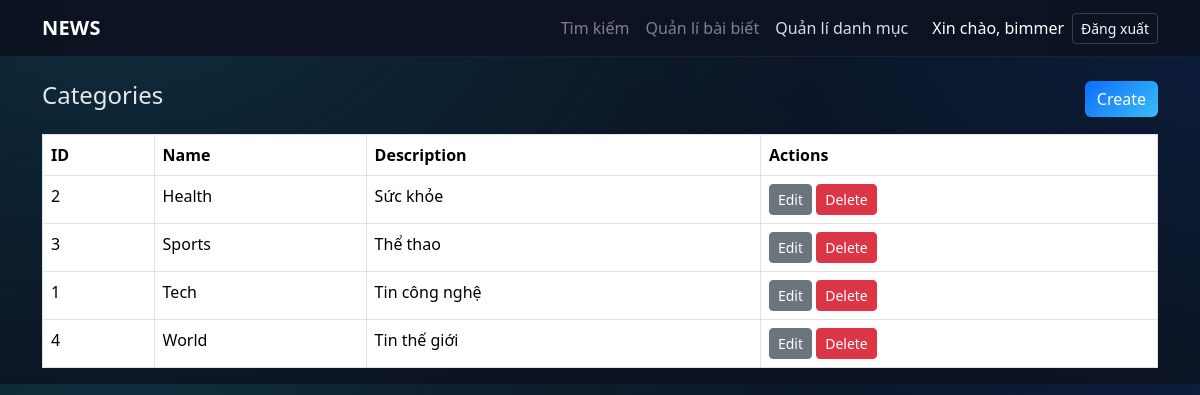
/news_web/public/admin/categories (signed in), run on the app's committed database.
### tables this page shows
CREATE TABLE `categories` (
  `category_id` int(11) NOT NULL,
  `category_name` varchar(100) NOT NULL,
  `description` text DEFAULT NULL
);

### app/Config/config.php (called while the page is built)
<?php
return [
    'db' => [
        'host' => '127.0.0.1',
        'port' => 3306,
        'name' => 'news_portal',
        'user' => 'root',
        'pass' => '',
        'charset' => 'utf8mb4',
    ],
    'app' => [
        'base_url' => '/news_web/public',
        'debug' => true,
    ],
];

### app/Core/Controller.php (called while the page is built, shortened)
<?php
class Controller
{
    protected function view(string $template, array $data = []): void
    {
        extract($data);
        $baseUrl = (require __DIR__ . '/../Config/config.php')['app']['base_url'];
        include __DIR__ . '/../Views/layout/header.php';
        include __DIR__ . '/../Views/' . $template . '.php';
        include __DIR__ . '/../Views/layout/footer.php';
    }
}

### app/Controllers/AdminController.php (called while the page is built, shortened)
<?php
class AdminController extends Controller
{
    public function listCategories(): void
    {
        $rows = (new CategoryModel())->listAll();
        $this->view('admin/categories/index', ['rows' => $rows]);
    }
}

### public/index.php (called while the page is built, shortened)
<?php
require_once __DIR__ . '/../app/Core/Router.php';
require_once __DIR__ . '/../app/Core/Controller.php';
require_once __DIR__ . '/../app/Core/Database.php';
require_once __DIR__ . '/../app/Queries/CategoryQueries.php';
require_once __DIR__ . '/../app/Models/BaseModel.php';
require_once __DIR__ . '/../app/Models/CategoryModel.php';
require_once __DIR__ . '/../app/Controllers/AdminController.php';
$router = new Router();
$router->get('/', [App\Controllers\HomeController::class, 'index']);
$router->get('/article/(\\d+)', [App\Controllers\ArticleController::class, 'show']);
$router->get('/category/(\\d+)', [App\Controllers\ArticleController::class, 'category']);
$router->get('/search', [App\Controllers\SearchController::class, 'index']);
$router->get('/user/(\\d+)', [App\Controllers\ProfileController::class, 'show']);
$router->get('/auth/login', [App\Controllers\AuthController::class, 'login']);
$router->post('/auth/login', [App\Controllers\AuthController::class, 'handleLogin']);
$router->get('/auth/register', [App\Controllers\AuthController::class, 'register']);
$router->post('/auth/register', [App\Controllers\AuthController::class, 'handleRegister']);
$router->post('/auth/logout', [App\Controllers\AuthController::class, 'logout']);
$router->get('/admin/categories', [App\Controllers\AdminController::class, 'listCategories']);
$router->get('/admin/categories/create', [App\Controllers\AdminController::class, 'createCategory']);
$router->post('/admin/categories/store', [App\Controllers\AdminController::class, 'storeCategory']);
$router->get('/admin/categories/(\\d+)/edit', [App\Controllers\AdminController::class, 'editCategory']);
$router->post('/admin/categories/(\\d+)/update', [App\Controllers\AdminController::class, 'updateCategory']);
$router->post('/admin/categories/(\\d+)/delete', [App\Controllers\AdminController::class, 'deleteCategory']);
$router->get('/admin/articles', [App\Controllers\AdminController::class, 'listArticles']);
$router->get('/admin/articles/create', [App\Controllers\AdminController::class, 'createArticle']);
$router->post('/admin/articles/store', [App\Controllers\AdminController::class, 'storeArticle']);
$router->get('/admin/articles/(\\d+)/edit', [App\Controllers\AdminController::class, 'editArticle']);
$router->post('/admin/articles/(\\d+)/update', [App\Controllers\AdminController::class, 'updateArticle']);
$router->post('/admin/articles/(\\d+)/delete', [App\Controllers\AdminController::class, 'deleteArticle']);
$router->post('/admin/articles/(\\d+)/publish', [App\Controllers\AdminController::class, 'publishArticle']);
$router->get('/api/articles', [App\Controllers\ApiController::class, 'articles']);
$router->get('/api/article/(\\d+)', [App\Controllers\ApiController::class, 'article']);
$router->get('/api/comments', [App\Controllers\ApiController::class, 'comments']);
$router->post('/api/comments', [App\Controllers\ApiController::class, 'createComment']);
$router->post('/api/toggle-like', [App\Controllers\ApiController::class, 'toggleLike']);
$router->dispatch($_SERVER['REQUEST_METHOD'], $_SERVER['REQUEST_URI']);

### app/Core/Database.php (called while the page is built, shortened)
<?php
class Database
{
    private static ?\PDO $pdo = null;
    public static function getConnection(): \PDO
    {
        if (self::$pdo === null) {
            $config = require __DIR__ . '/../Config/config.php';
            $db = $config['db'];
            $dsn = 'mysql:host=' . $db['host'] . ';port=' . $db['port'] . ';dbname=' . $db['name'] . ';charset=' . $db['charset'];
            $options = [
                \PDO::ATTR_ERRMODE => \PDO::ERRMODE_EXCEPTION,
                \PDO::ATTR_DEFAULT_FETCH_MODE => \PDO::FETCH_ASSOC,
                \PDO::ATTR_EMULATE_PREPARES => false,
            ];
            self::$pdo = new \PDO($dsn, $db['user'], $db['pass'], $options);
        }
        return self::$pdo;
    }
}

### app/Queries/CategoryQueries.php (called while the page is built, shortened)
<?php
class CategoryQueries
{
    public static function listAll(): string
    {
        return "SELECT * FROM categories ORDER BY category_name";
    }
}

### app/Models/BaseModel.php (called while the page is built, shortened)
<?php
abstract class BaseModel
{
    public function __construct()
    {
        $this->pdo = Database::getConnection();
    }
}

### app/Models/CategoryModel.php (called while the page is built, shortened)
<?php
class CategoryModel extends BaseModel
{
    public function listAll(): array
    {
        $sql = CategoryQueries::listAll();
        return $this->pdo->query($sql)->fetchAll();
    }
}

### app/Views/admin/categories/index.php (the view)
<div class="d-flex justify-content-between align-items-center mb-3">
    <h1 class="h4">Categories</h1>
    <a class="btn btn-primary" href="<?= htmlspecialchars($baseUrl) ?>/admin/categories/create">Create</a>
</div>
<table class="table table-bordered">
    <thead>
    <tr><th>ID</th><th>Name</th><th>Description</th><th>Actions</th></tr>
    </thead>
    <tbody>
    <?php foreach ($rows as $r): ?>
        <tr>
            <td><?= (int)$r['category_id'] ?></td>
            <td><?= htmlspecialchars($r['category_name']) ?></td>
            <td><?= htmlspecialchars($r['description']) ?></td>
            <td>
                <a class="btn btn-sm btn-secondary" href="<?= htmlspecialchars($baseUrl) ?>/admin/categories/<?= (int)$r['category_id'] ?>/edit">Edit</a>
                <form method="post" action="<?= htmlspecialchars($baseUrl) ?>/admin/categories/<?= (int)$r['category_id'] ?>/delete" style="display:inline" onsubmit="return confirm('Delete?')">
                    <button class="btn btn-sm btn-danger">Delete</button>
                </form>
            </td>
        </tr>
    <?php endforeach; ?>
    </tbody>
</table>

### app/Core/Router.php (shortened to what this page needs)
<?php
class Router
{
    private array $routes = [
        'GET' => [],
        'POST' => [],
    ];
    public function get(string $pattern, $handler): void
    {
        $this->routes['GET'][$pattern] = $handler;
    }
    public function post(string $pattern, $handler): void
    {
        $this->routes['POST'][$pattern] = $handler;
    }
    public function dispatch(string $method, string $uri): void
    {
        $path = parse_url($uri, PHP_URL_PATH);
        $base = (require __DIR__ . '/../Config/config.php')['app']['base_url'];
        if ($base && str_starts_with($path, $base)) {
            $path = substr($path, strlen($base));
        }
        foreach ($this->routes[$method] as $pattern => $handler) {
            $regex = '#^' . $pattern . '$#';
            if (preg_match($regex, $path, $matches)) {
                array_shift($matches);
                if (is_array($handler)) {
                    [$class, $methodName] = $handler;
                    $controller = new $class();
                    call_user_func_array([$controller, $methodName], $matches);
                    return;
                } else {
                    call_user_func_array($handler, $matches);
                    return;
                }
            }
        }
    }
}

### public/assets/css/style.css (style rules this page uses)
:root { --brand:#0d6efd; --bg:#0b1220; --card:#111827; --text:#e5e7eb; --muted:#9ca3af; --accent:#22d3ee; }
body { background: radial-gradient(1200px 800px at 10% -10%, rgba(34,211,238,.15), transparent 60%), radial-gradient(1200px 800px at 110% -10%, rgba(13,110,253,.15), transparent 60%), #0b1220; color: var(--text); }
.btn-primary { background: linear-gradient(135deg, var(--brand), #38bdf8); border:0 }

### data on the page
categories: category_id "2", category_name "Health", description "Sức khỏe"
categories: category_id "3", category_name "Sports", description "Thể thao"
categories: category_id "1", category_name "Tech", description "Tin công nghệ"
categories: category_id "4", category_name "World", description "Tin thế giới"
